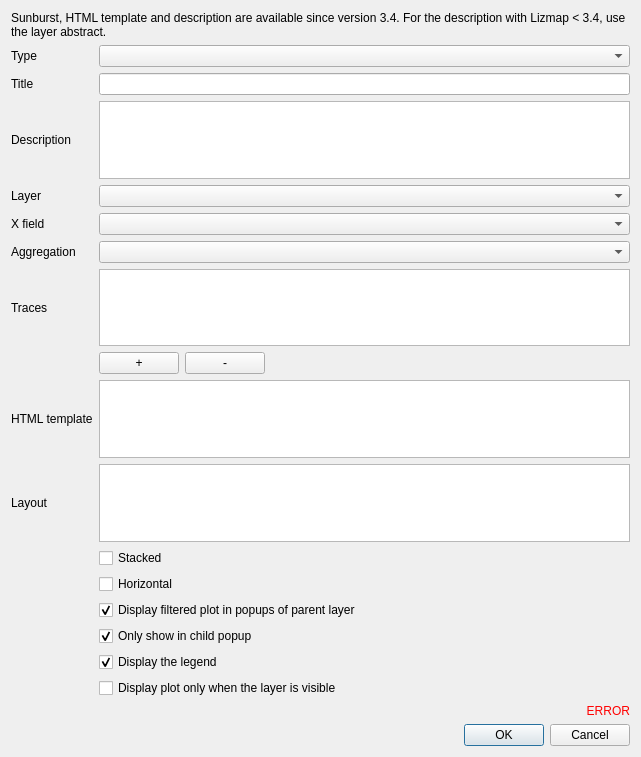
<?xml version="1.0" encoding="UTF-8"?>
<ui version="4.0">
 <class>Dialog</class>
 <widget class="QDialog" name="Dialog">
  <property name="geometry">
   <rect>
    <x>0</x>
    <y>0</y>
    <width>641</width>
    <height>757</height>
   </rect>
  </property>
  <property name="windowTitle">
   <string>Dataviz</string>
  </property>
  <layout class="QVBoxLayout" name="verticalLayout">
   <item>
    <widget class="QLabel" name="label_graph_34">
     <property name="text">
      <string>Sunburst, HTML template and description are available since version 3.4. For the description with Lizmap &lt; 3.4, use the layer abstract.</string>
     </property>
     <property name="wordWrap">
      <bool>true</bool>
     </property>
    </widget>
   </item>
   <item>
    <layout class="QGridLayout" name="gridLayout">
     <item row="11" column="1">
      <widget class="QCheckBox" name="stacked">
       <property name="text">
        <string>Stacked</string>
       </property>
      </widget>
     </item>
     <item row="14" column="1">
      <widget class="QCheckBox" name="only_show_child">
       <property name="text">
        <string>Only show in child popup</string>
       </property>
       <property name="checked">
        <bool>true</bool>
       </property>
      </widget>
     </item>
     <item row="1" column="0">
      <widget class="QLabel" name="label_title">
       <property name="text">
        <string>Title</string>
       </property>
       <property name="wordWrap">
        <bool>true</bool>
       </property>
      </widget>
     </item>
     <item row="6" column="1">
      <widget class="QTableWidget" name="traces"/>
     </item>
     <item row="13" column="1">
      <widget class="QCheckBox" name="popup_display_child_plot">
       <property name="text">
        <string>Display filtered plot in popups of parent layer</string>
       </property>
       <property name="checked">
        <bool>true</bool>
       </property>
      </widget>
     </item>
     <item row="5" column="0">
      <widget class="QLabel" name="label_aggregation">
       <property name="text">
        <string>Aggregation</string>
       </property>
      </widget>
     </item>
     <item row="0" column="0">
      <widget class="QLabel" name="label_type">
       <property name="text">
        <string>Type</string>
       </property>
      </widget>
     </item>
     <item row="0" column="1">
      <widget class="QComboBox" name="type_graph"/>
     </item>
     <item row="9" column="0">
      <widget class="QLabel" name="label_html_template">
       <property name="text">
        <string>HTML template</string>
       </property>
      </widget>
     </item>
     <item row="12" column="1">
      <widget class="QCheckBox" name="horizontal">
       <property name="text">
        <string>Horizontal</string>
       </property>
      </widget>
     </item>
     <item row="5" column="1">
      <widget class="QComboBox" name="aggregation"/>
     </item>
     <item row="2" column="0">
      <widget class="QLabel" name="label_description">
       <property name="text">
        <string>Description</string>
       </property>
      </widget>
     </item>
     <item row="7" column="1">
      <layout class="QHBoxLayout" name="horizontalLayout_2">
       <item>
        <widget class="QPushButton" name="add_trace">
         <property name="text">
          <string notr="true">+</string>
         </property>
        </widget>
       </item>
       <item>
        <widget class="QPushButton" name="remove_trace">
         <property name="text">
          <string notr="true">-</string>
         </property>
        </widget>
       </item>
       <item>
        <spacer name="horizontalSpacer">
         <property name="orientation">
          <enum>Qt::Horizontal</enum>
         </property>
         <property name="sizeHint" stdset="0">
          <size>
           <width>40</width>
           <height>20</height>
          </size>
         </property>
        </spacer>
       </item>
      </layout>
     </item>
     <item row="15" column="1">
      <widget class="QCheckBox" name="display_legend">
       <property name="text">
        <string>Display the legend</string>
       </property>
       <property name="checked">
        <bool>true</bool>
       </property>
      </widget>
     </item>
     <item row="3" column="0">
      <widget class="QLabel" name="label_layer">
       <property name="text">
        <string>Layer</string>
       </property>
      </widget>
     </item>
     <item row="4" column="1">
      <widget class="QgsFieldComboBox" name="x_field"/>
     </item>
     <item row="1" column="1">
      <widget class="QLineEdit" name="title"/>
     </item>
     <item row="4" column="0">
      <widget class="QLabel" name="label_x_field">
       <property name="text">
        <string>X field</string>
       </property>
      </widget>
     </item>
     <item row="2" column="1">
      <widget class="QPlainTextEdit" name="text_description"/>
     </item>
     <item row="9" column="1">
      <widget class="QgsCodeEditorHTML" name="html_template"/>
     </item>
     <item row="3" column="1">
      <widget class="QgsMapLayerComboBox" name="layer"/>
     </item>
     <item row="6" column="0">
      <widget class="QLabel" name="label_traces">
       <property name="text">
        <string>Traces</string>
       </property>
      </widget>
     </item>
     <item row="16" column="1">
      <widget class="QCheckBox" name="display_when_layer_visible">
       <property name="text">
        <string>Display plot only when the layer is visible</string>
       </property>
      </widget>
     </item>
     <item row="10" column="0">
      <widget class="QLabel" name="label_layout">
       <property name="text">
        <string>Layout</string>
       </property>
      </widget>
     </item>
     <item row="10" column="1">
      <widget class="JsonEditor" name="json_layout"/>
     </item>
    </layout>
   </item>
   <item>
    <widget class="QLabel" name="error">
     <property name="styleSheet">
      <string notr="true">QLabel { color : red; }</string>
     </property>
     <property name="text">
      <string notr="true">ERROR</string>
     </property>
     <property name="alignment">
      <set>Qt::AlignRight|Qt::AlignTrailing|Qt::AlignVCenter</set>
     </property>
    </widget>
   </item>
   <item>
    <widget class="QDialogButtonBox" name="button_box">
     <property name="orientation">
      <enum>Qt::Horizontal</enum>
     </property>
     <property name="standardButtons">
      <set>QDialogButtonBox::Cancel|QDialogButtonBox::Ok</set>
     </property>
    </widget>
   </item>
  </layout>
 </widget>
 <customwidgets>
  <customwidget>
   <class>QgsFieldComboBox</class>
   <extends>QComboBox</extends>
   <header>qgis.gui</header>
  </customwidget>
  <customwidget>
   <class>QgsMapLayerComboBox</class>
   <extends>QComboBox</extends>
   <header>qgis.gui</header>
  </customwidget>
  <customwidget>
   <class>QgsCodeEditorHTML</class>
   <extends>QTextEdit</extends>
   <header>qgis.gui</header>
  </customwidget>
  <customwidget>
   <class>JsonEditor</class>
   <extends>QTextEdit</extends>
   <header>lizmap.qgis_plugin_tools.widgets.json_editor</header>
  </customwidget>
 </customwidgets>
 <resources/>
 <connections/>
</ui>
